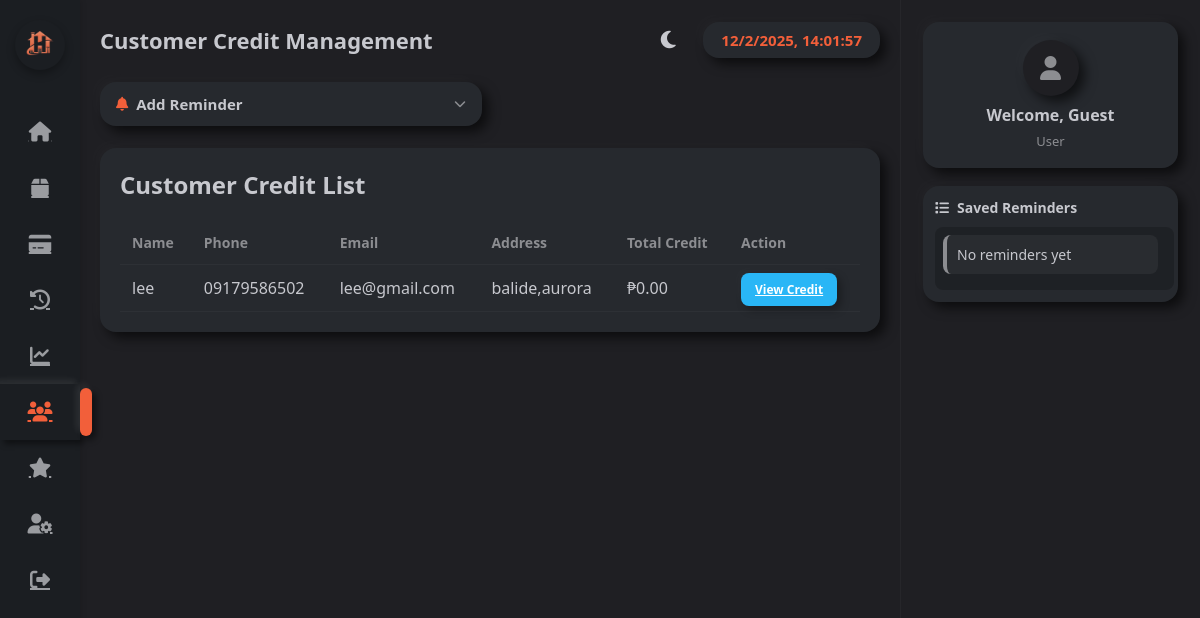
Before: /customers.php with the older database file.
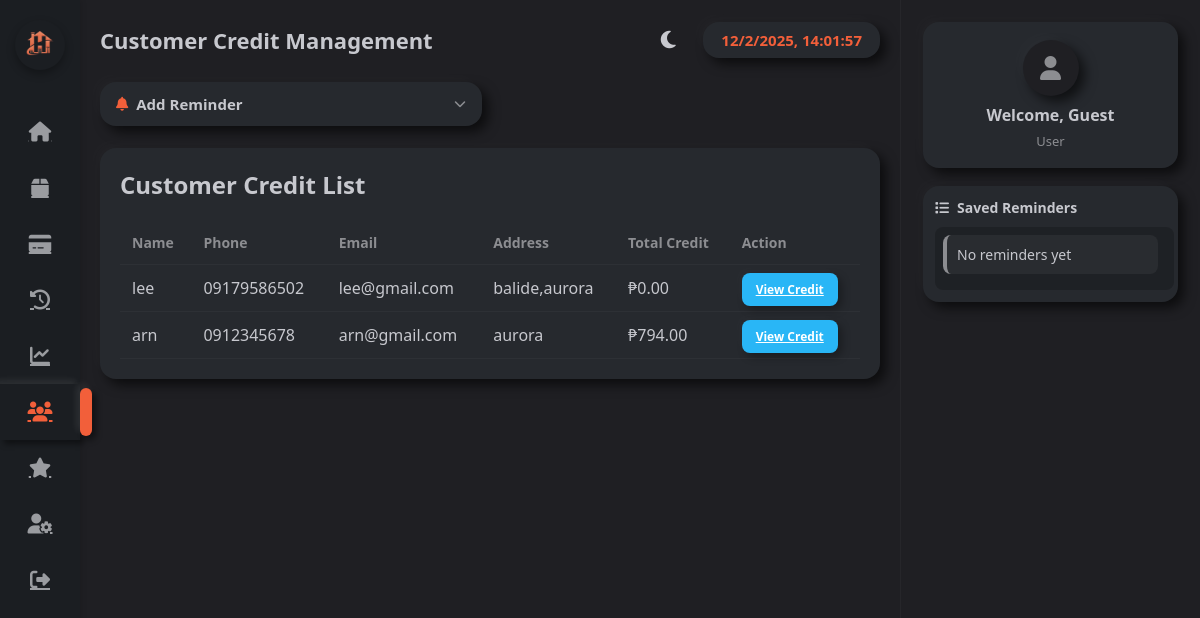
After: the same page with the newer database file.
### tables this page shows
CREATE TABLE `customers` (
  `id` int(11) NOT NULL,
  `name` varchar(150) NOT NULL,
  `phone` varchar(50) DEFAULT NULL,
  `email` varchar(100) DEFAULT NULL,
  `address` text DEFAULT NULL,
  `created_at` timestamp NOT NULL DEFAULT current_timestamp(),
  `is_loyal` tinyint(1) DEFAULT 0,
  `points_balance` int(11) DEFAULT 0
);

### customers.php (the view, shortened to what the changed rows need)
<?php
include "db.php";
 $currentTheme = $_SESSION['theme'];
 $sql = "
    SELECT c.id, c.name, c.phone, c.email, c.address,
           COALESCE(SUM(CASE WHEN u.status='unpaid' THEN u.amount ELSE 0 END),0) as total_utang
    FROM customers c
    LEFT JOIN utang u ON c.id = u.customer_id
    GROUP BY c.id
";
 $customers = $conn->query($sql);
?>
<!DOCTYPE html>
<html lang="en">
<head>
  <link rel="stylesheet" href="https://cdnjs.cloudflare.com/ajax/libs/font-awesome/6.4.0/css/all.min.css">
</head>
<body class="<?php echo $currentTheme === 'light' ? 'light-mode' : ''; ?>">
<div class="wrapper">
  <main class="main">
    <div class="topbar">
      <h1>Customer Credit Management</h1>
    </div>
    <div class="table-container">
      <h2 style="margin-top: 0; color: var(--text-light);">Customer Credit List</h2>
      <table>
        <tr>
          <th>Name</th>
          <th>Phone</th>
          <th>Email</th>
          <th>Address</th>
          <th>Total Credit</th>
          <th>Action</th>
        </tr>
        <?php while($row=$customers->fetch_assoc()): ?>
          <tr>
            <td><?= htmlspecialchars($row['name']) ?></td>
            <td><?= htmlspecialchars($row['phone']) ?></td>
            <td><?= htmlspecialchars($row['email']) ?></td>
            <td><?= htmlspecialchars($row['address']) ?></td>
            <td>₱<?= number_format($row['total_utang'],2) ?></td>
            <td>
              <a href="customers.php?view_utang=<?= $row['id'] ?>" class="btn btn-view">
                View Credit
              </a>
            </td>
          </tr>
        <?php endwhile; ?>
      </table>
    </div>
  </main>
</div>
</body>
</html>

Changed rows visible on the page:
added customers: name "arn", phone "0912345678", email "arn@gmail.com", address "aurora", total_utang "794.00"
